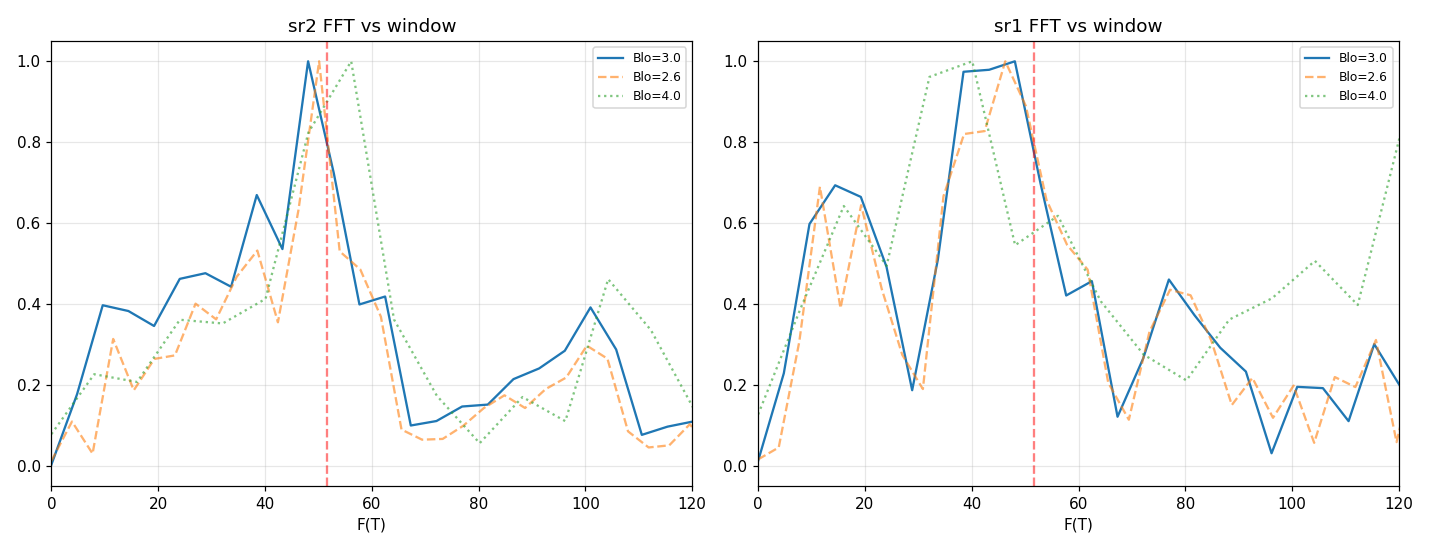

The script that saved this image:
import numpy as np, os, json, matplotlib
matplotlib.use('Agg'); import matplotlib.pyplot as plt
import scipy.constants as cst
from scipy.signal import find_peaks
d="data/6"
cols=json.load(open(os.path.join(d,"metadata.json")))["columns"]
raw=np.genfromtxt(os.path.join(d,"data.tsv"),delimiter="\t")
C={}; seen={}
for i,c in enumerate(cols):
    k=c if c not in seen else c+f".{seen[c]}"; seen[c]=seen.get(c,0)+1; C[k]=raw[:,i]
B=C['magnet_mag']; I=np.abs(C['sr0_X']/1e6)
def proj(ch):
    X=C[ch+'_X']; Y=C[ch+'_Y']; th=np.arctan2(np.median(Y),np.median(X))
    return (X*np.cos(th)+Y*np.sin(th))/I
FL=cst.h*5e16/(4*cst.e)
print(f"F_L={FL:.1f}T.  FFT stability: peaks across windows (Blo) x detrend. Real=stable, artifact=wanders.")
fig,ax=plt.subplots(1,2,figsize=(13,5))
for col,ch in enumerate(['sr2','sr1']):
    R=proj(ch); m=B>0.02; o=np.argsort(B[m]); Bs=B[m][o]; Rs=R[m][o]
    print(f"\n{ch}:")
    for Blo in [2.6,3.0,3.5,4.0]:
        sel=(Bs>=Blo)&(Bs<=8); Bw=Bs[sel]; Rw=Rs[sel]
        if len(Bw)<40: continue
        p=np.polyfit(Bw,Rw,5); dR=Rw-np.polyval(p,Bw)
        invB=1/Bw; ordr=np.argsort(invB); ub=np.linspace(invB[ordr].min(),invB[ordr].max(),16384)
        dRi=np.interp(ub,invB[ordr],dR[ordr]); win=np.hanning(len(dRi))
        F=np.fft.rfftfreq(len(ub),d=ub[1]-ub[0]); A=np.abs(np.fft.rfft((dRi-dRi.mean())*win))
        fl=np.median(A[(F>8)&(F<140)])
        pk,_=find_peaks(A,height=fl*3,distance=3); pk=pk[(F[pk]>6)&(F[pk]<140)]; pk=pk[np.argsort(A[pk])[::-1]]
        dF=1/(invB.max()-invB.min())
        print(f"  [{Blo:.1f}-8T] dF={dF:.1f}T  peaks(F,SNR): "+", ".join(f"{F[k]:.0f}({A[k]/fl:.1f})" for k in pk[:5]))
        if Blo==3.0:
            ax[col].plot(F,A/A.max(),label=f'Blo={Blo}')
    # show 2.6 and 4.0 overlaid for stability
    for Blo,ls in [(2.6,'--'),(4.0,':')]:
        sel=(Bs>=Blo)&(Bs<=8); Bw=Bs[sel]; Rw=Rs[sel]
        if len(Bw)<40: continue
        p=np.polyfit(Bw,Rw,5); dR=Rw-np.polyval(p,Bw); invB=1/Bw; ordr=np.argsort(invB)
        ub=np.linspace(invB[ordr].min(),invB[ordr].max(),16384); dRi=np.interp(ub,invB[ordr],dR[ordr])
        F=np.fft.rfftfreq(len(ub),d=ub[1]-ub[0]); A=np.abs(np.fft.rfft((dRi-dRi.mean())*np.hanning(len(dRi))))
        ax[col].plot(F,A/A.max(),ls,alpha=.6,label=f'Blo={Blo}')
    ax[col].axvline(FL,color='r',ls='--',alpha=.5); ax[col].set_xlim(0,120); ax[col].set_title(f'{ch} FFT vs window'); ax[col].legend(fontsize=8); ax[col].grid(alpha=.3); ax[col].set_xlabel('F(T)')
plt.tight_layout(); plt.savefig('hera_scratch/fft6stab.png',dpi=110); print("\nsaved")
